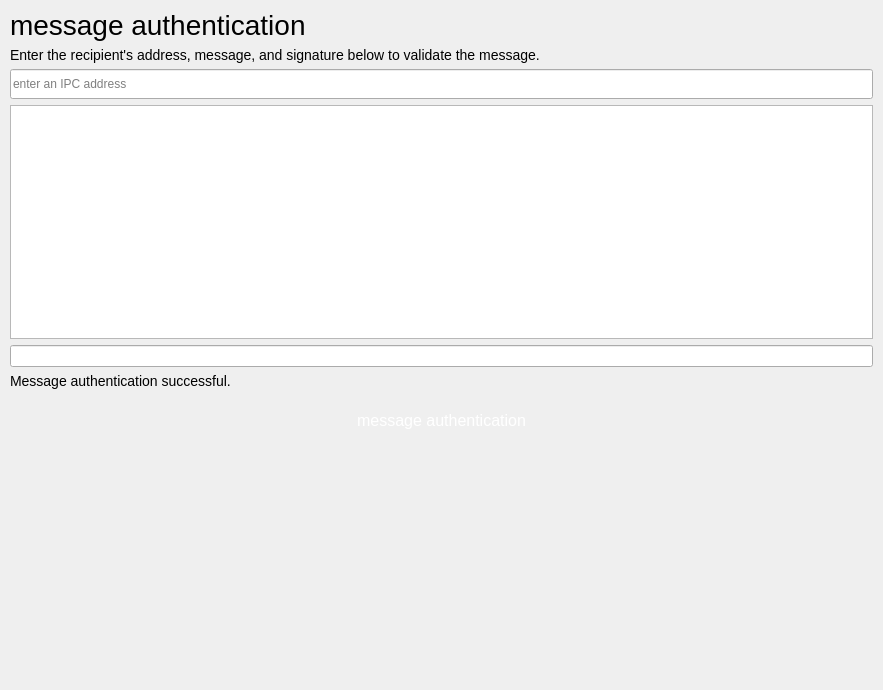
<?xml version="1.0" encoding="UTF-8"?>
<ui version="4.0">
 <class>SetMessageAuthenticationTab</class>
 <widget class="QWidget" name="SetMessageAuthenticationTab">
  <property name="geometry">
   <rect>
    <x>0</x>
    <y>0</y>
    <width>883</width>
    <height>690</height>
   </rect>
  </property>
  <property name="windowTitle">
   <string>Form</string>
  </property>
  <layout class="QVBoxLayout" name="verticalLayout">
   <property name="leftMargin">
    <number>10</number>
   </property>
   <property name="topMargin">
    <number>9</number>
   </property>
   <property name="rightMargin">
    <number>10</number>
   </property>
   <item>
    <widget class="QLabel" name="label_2">
     <property name="styleSheet">
      <string notr="true">font-size : 28px;</string>
     </property>
     <property name="text">
      <string>message authentication</string>
     </property>
    </widget>
   </item>
   <item>
    <widget class="QLabel" name="label">
     <property name="styleSheet">
      <string notr="true">font-size : 14px;</string>
     </property>
     <property name="text">
      <string>Enter the recipient's address, message, and signature below to validate the message.</string>
     </property>
     <property name="wordWrap">
      <bool>true</bool>
     </property>
    </widget>
   </item>
   <item>
    <widget class="QLineEdit" name="lineEdit_address">
     <property name="minimumSize">
      <size>
       <width>0</width>
       <height>30</height>
      </size>
     </property>
     <property name="maximumSize">
      <size>
       <width>16777215</width>
       <height>30</height>
      </size>
     </property>
     <property name="placeholderText">
      <string>enter an IPC address</string>
     </property>
    </widget>
   </item>
   <item>
    <widget class="QTextEdit" name="textEdit_info"/>
   </item>
   <item>
    <widget class="QLineEdit" name="lineEdit_message">
     <property name="minimumSize">
      <size>
       <width>0</width>
       <height>0</height>
      </size>
     </property>
     <property name="maximumSize">
      <size>
       <width>16777215</width>
       <height>16777215</height>
      </size>
     </property>
    </widget>
   </item>
   <item>
    <widget class="QLabel" name="statusLabel_VM">
     <property name="styleSheet">
      <string notr="true">font-size : 14px;</string>
     </property>
     <property name="text">
      <string>Message authentication successful.</string>
     </property>
    </widget>
   </item>
   <item>
    <layout class="QHBoxLayout" name="horizontalLayout">
     <item>
      <spacer name="horizontalSpacer">
       <property name="orientation">
        <enum>Qt::Horizontal</enum>
       </property>
       <property name="sizeHint" stdset="0">
        <size>
         <width>40</width>
         <height>20</height>
        </size>
       </property>
      </spacer>
     </item>
     <item>
      <widget class="QPushButton" name="pushButton_check">
       <property name="minimumSize">
        <size>
         <width>421</width>
         <height>50</height>
        </size>
       </property>
       <property name="maximumSize">
        <size>
         <width>421</width>
         <height>50</height>
        </size>
       </property>
       <property name="styleSheet">
        <string notr="true">background-image: url(:/res/png/buttons/421_50.png);border:none;color: rgb(255,255,255);font-size : 16px;</string>
       </property>
       <property name="text">
        <string>message authentication</string>
       </property>
      </widget>
     </item>
     <item>
      <spacer name="horizontalSpacer_2">
       <property name="orientation">
        <enum>Qt::Horizontal</enum>
       </property>
       <property name="sizeHint" stdset="0">
        <size>
         <width>40</width>
         <height>20</height>
        </size>
       </property>
      </spacer>
     </item>
    </layout>
   </item>
   <item>
    <spacer name="verticalSpacer">
     <property name="orientation">
      <enum>Qt::Vertical</enum>
     </property>
     <property name="sizeHint" stdset="0">
      <size>
       <width>20</width>
       <height>164</height>
      </size>
     </property>
    </spacer>
   </item>
  </layout>
 </widget>
 <resources/>
 <connections/>
</ui>
